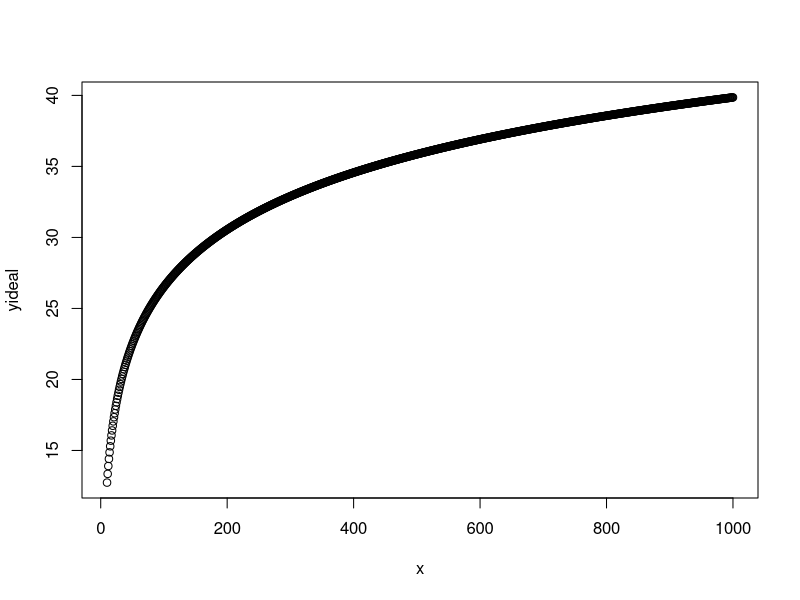
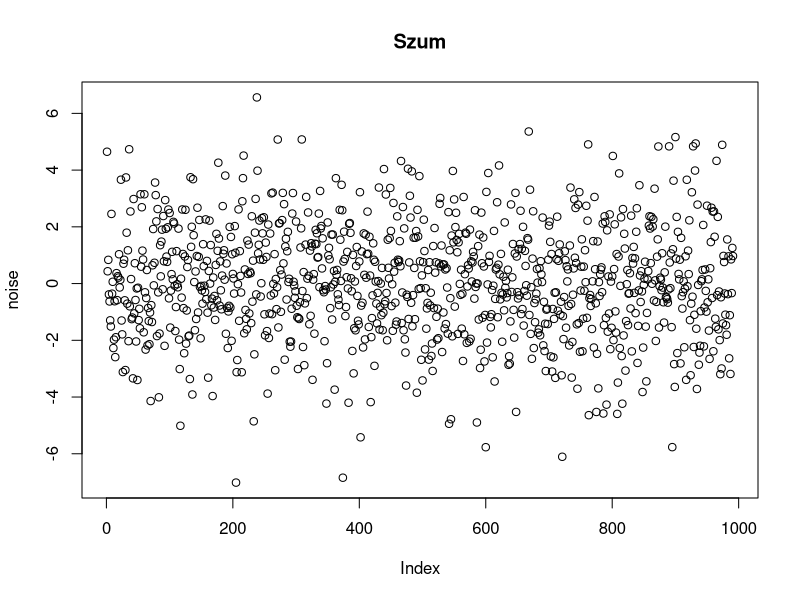
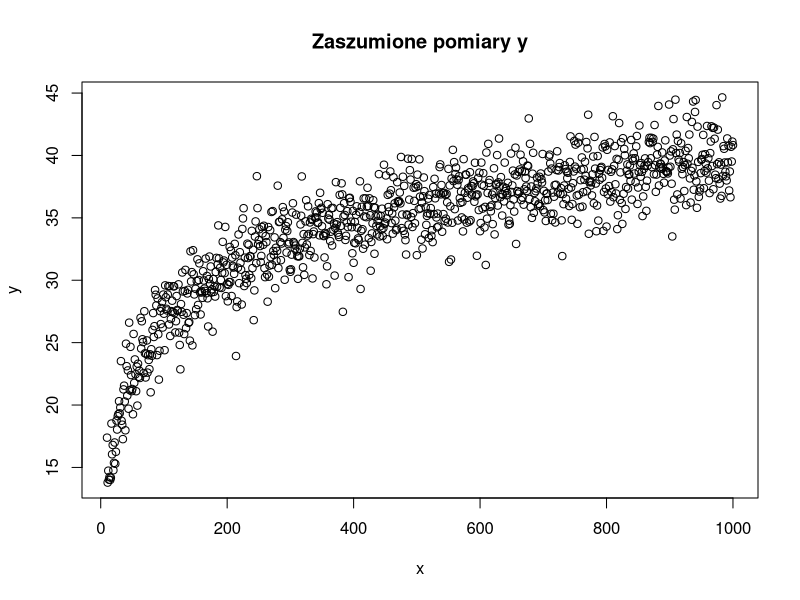
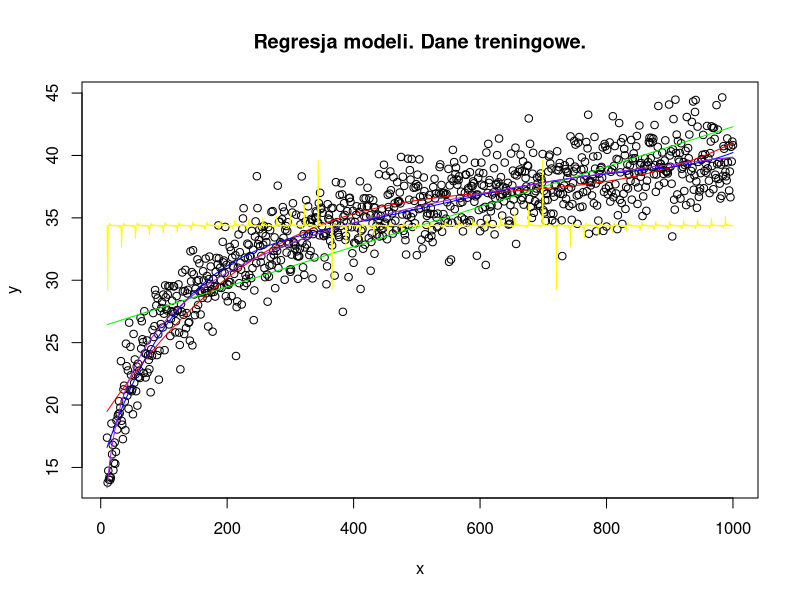
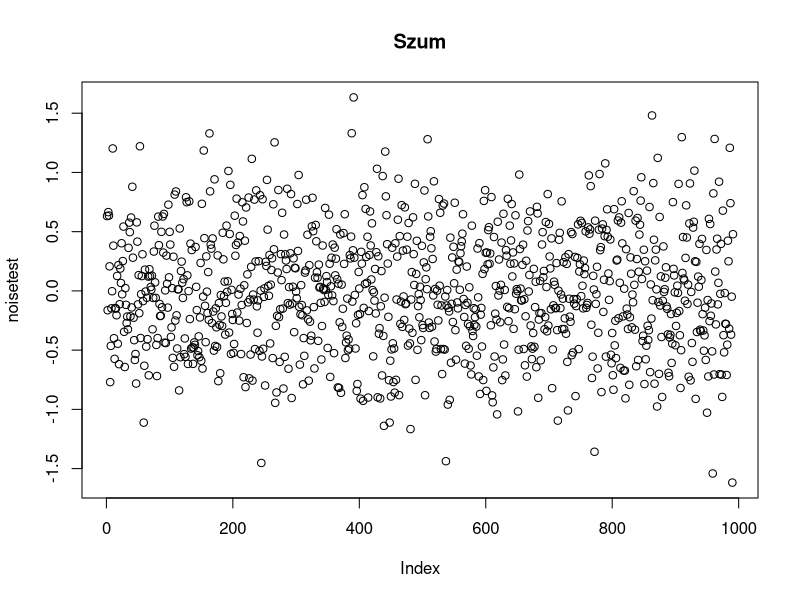
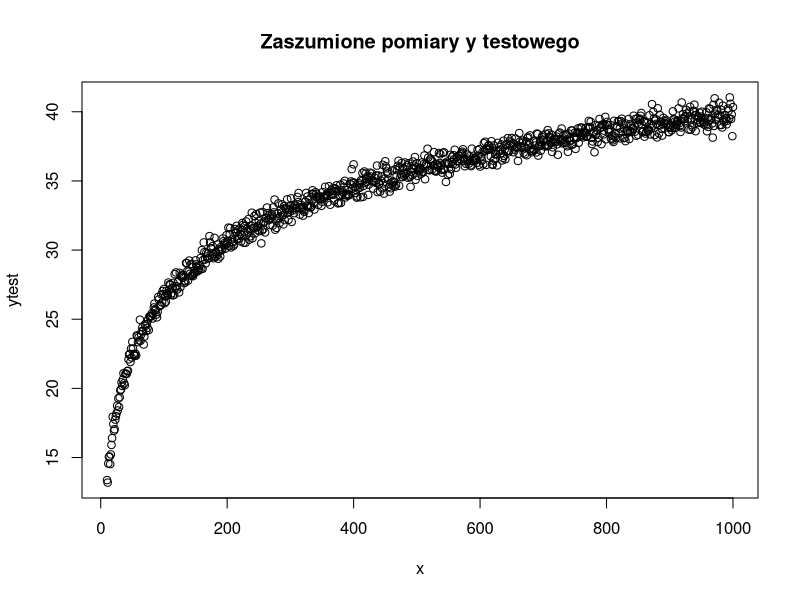
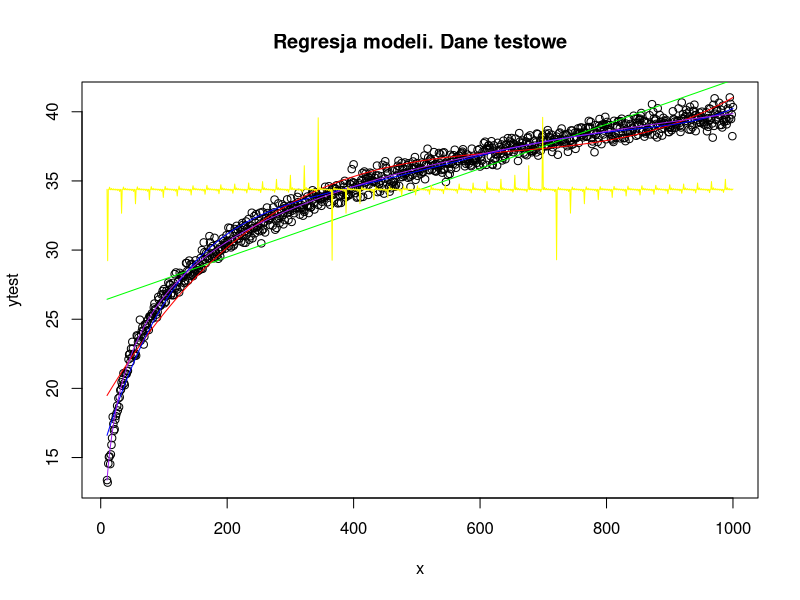
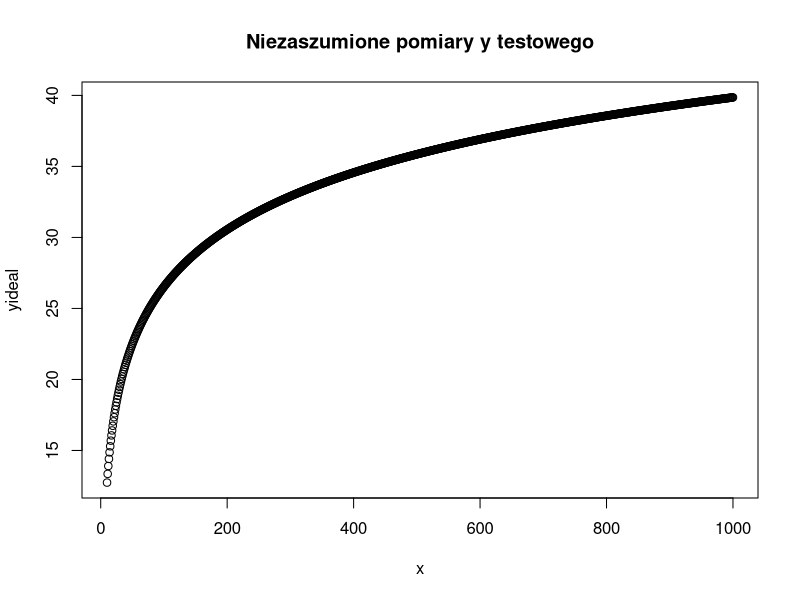

Recreate these plots in R, in order.
## ---- chunk 1
x = seq(10, 1000, 1)
yideal = log2(x^4 - 3*x^3 - x^2 - 7*x + 1)

plot(x, yideal)
## ---- chunk 2
set.seed(66) #poniższe generowanie losowe da zawsze ten sam wynik
noise = rnorm(n = length(yideal),
              mean = 0,
              sd = 2)
plot(noise, main = "Szum")
## ---- chunk 3
y = yideal + noise
plot(x, y, main = "Zaszumione pomiary y")
## ---- chunk 4
plot(x,
     y,
     xlab = "x",
     ylab = "y",
     main = "Regresja modeli. Dane treningowe.")

model1 = lm(formula = y ~ x)
points(
  x = x,
  y = predict(model1, data.frame(x)),
  type = "l",
  col = "green"
)

model2 = lm(formula = y ~ I(x^3) + I(x^2) + x)
points(
  x = x,
  y = predict(model2, data.frame(x)),
  type = "l",
  col = "red"
)

model3 = lm(formula = y ~ I(x^5) + I(x^4) + I(x^3) + I(x^2) + x)
points(
  x = x,
  y = predict(model3, data.frame(x)),
  type = "l",
  col = "blue"
)

model4 = lm(formula = y ~ log(x))
points(
  x = x,
  y = predict(model4, data.frame(x)),
  type = "l",
  col = "purple"
)

model5 = lm(formula = y ~ tan(x))
points(
  x = x,
  y = predict(model5, data.frame(x)),
  type = "l",
  col = "yellow"
)

## ---- chunk 5
error = y - predict(model1, data.frame(x)) 
modelError1 = mean(error ^ 2) #błąd średniokwadratowy

error2 = y - predict(model2, data.frame(x)) 
modelError2 = mean(error2 ^ 2) #błąd średniokwadratowy

error3 = y - predict(model3, data.frame(x))
modelError3 = mean(error3 ^ 2) #błąd średniokwadratowy

error4 = y - predict(model4, data.frame(x)) 
modelError4 = mean(error4 ^ 2) #błąd średniokwadratowy

error5 = y - predict(model5, data.frame(x)) 
modelError5 = mean(error5 ^ 2) #błąd średniokwadratowy

writeLines(sprintf(
  "Kolejne modele uzyskiwały następujące błędy treningowe: 
  liniowy: %.2f
  wielomianowy 3 stopnia: %.2f
  wielomianowy 5 stopnia: %.2f
  logarytmiczny: %.2f
  tangens: %.2f",
  modelError1,
  modelError2,
  modelError3,
  modelError4,
  modelError5
))
## ---- chunk 6
set.seed(0) #poniższe generowanie losowe da zawsze ten sam wynik
noisetest = rnorm(n = length(yideal),
                  mean = 0,
                  sd = 0.5)
plot(noisetest, main = "Szum")
ytest = yideal + noisetest
plot(x, ytest, main = "Zaszumione pomiary y testowego")
## ---- chunk 7
error = ytest - predict(model1, data.frame(x))
modelError1 = mean(error ^ 2) #błąd średniokwadratowy

error2 = ytest - predict(model2, data.frame(x)) 
modelError2 = mean(error2 ^ 2) #błąd średniokwadratowy

error3 = ytest - predict(model3, data.frame(x))
modelError3 = mean(error3 ^ 2) #błąd średniokwadratowy

error4 = ytest - predict(model4, data.frame(x)) 
modelError4 = mean(error4 ^ 2) #błąd średniokwadratowy

error5 = ytest - predict(model5, data.frame(x)) 
modelError5 = mean(error5 ^ 2) #błąd średniokwadratowy

plot(x,
     ytest,
     xlab = "x",
     ylab = "ytest",
     main = "Regresja modeli. Dane testowe")
points(
  x = x,
  y = predict(model1, data.frame(x)),
  type = "l",
  col = "green"
)
points(
  x = x,
  y = predict(model2, data.frame(x)),
  type = "l",
  col = "red"
)
points(
  x = x,
  y = predict(model3, data.frame(x)),
  type = "l",
  col = "blue"
)
points(
  x = x,
  y = predict(model4, data.frame(x)),
  type = "l",
  col = "purple"
)
points(
  x = x,
  y = predict(model5, data.frame(x)),
  type = "l",
  col = "yellow"
)

writeLines(sprintf(
  "Kolejne modele uzyskiwały następujące błędy testowe: 
  liniowy: %.2f
  wielomianowy 3 stopnia: %.2f
  wielomianowy 5 stopnia: %.2f
  logarytmiczny: %.2f
  tangens: %.2f",
  modelError1,
  modelError2,
  modelError3,
  modelError4,
  modelError5
))
## ---- chunk 8

plot(x, yideal, main = "Niezaszumione pomiary y testowego")

## ---- chunk 9
error = yideal - predict(model1, data.frame(x)) 
modelError1 = mean(error ^ 2) #błąd średniokwadratowy

error2 = (yideal - predict(model2, data.frame(x)))
modelError2 = mean(error2 ^ 2) #błąd średniokwadratowy

error3 = (yideal - predict(model3, data.frame(x)))
modelError3 = mean(error3 ^ 2) #błąd średniokwadratowy

error4 = (yideal - predict(model4, data.frame(x)))
modelError4 = mean(error4 ^ 2) #błąd średniokwadratowy

error5 = (yideal - predict(model5, data.frame(x)))
modelError5 = mean(error5 ^ 2) #błąd średniokwadratowy

plot(x,
     yideal,
     xlab = "x",
     ylab = "yideal",
     main = "Regresja modeli. Dane niezaszumione")
points(
  x = x,
  y = predict(model1, data.frame(x)),
  type = "l",
  col = "green"
)
points(
  x = x,
  y = predict(model2, data.frame(x)),
  type = "l",
  col = "red"
)
points(
  x = x,
  y = predict(model3, data.frame(x)),
  type = "l",
  col = "blue"
)
points(
  x = x,
  y = predict(model4, data.frame(x)),
  type = "l",
  col = "purple"
)
points(
  x = x,
  y = predict(model5, data.frame(x)),
  type = "l",
  col = "yellow"
)

writeLines(sprintf(
  "Kolejne modele uzyskiwały następujące błędy testowe: 
  liniowy: %.2f
  wielomianowy 3 stopnia: %.2f
  wielomianowy 5 stopnia: %.2f
  logarytmiczny: %.2f
  tangens: %.2f",
  modelError1,
  modelError2,
  modelError3,
  modelError4,
  modelError5
))
## ---- chunk 10
library(mlbench)
data(Sonar) #wczytanie zbioru danych do środowiska. Dokumentację wywołać można poleceniem ?Sonar
summary(Sonar) #proste podsumowanie danych, przedziały kwartylowe

## ---- chunk 11
boxplot(Sonar, main = "Charakterystyka wartości cech w zbiorze danych Sonar",ylim = c(0, 2))

boxplot(Sonar[Sonar$Class == "R", ], main = "Charakterystyka wartości cech dla klasy R w zbiorze danych Sonar", ylim = c(0, 2))

boxplot(Sonar[Sonar$Class == "M", ], main = "Charakterystyka wartości cech dla klasy M w zbiorze danych Sonar", ylim = c(0, 2))

#między klasami występują nieznaczne różnice w wartościach cech, które powinien wykorzystać klasyfikator
## ---- chunk 12
plot(Sonar$Class, Sonar$V9)
plot(Sonar$V9, Sonar$Class)

r = Sonar$V9[Sonar$Class == "R"]
m = Sonar$V9[Sonar$Class == "M"]

hist(r)
hist(m)

## ---- chunk 13
#wyznaczone statystyki wartości, do użycia w modelu gęstości prawdopodobieństwa
mr = mean(r)
sdr = sd(r)
mm = mean(m)
sdm = sd(m)
sprintf(
  "Średnia i odchylenie dla klasy %s równe są: mean %0.4f sd %0.4f",
  c("R", "M"),
  c(mr, mm),
  c(sdr, sdm)
)
## ---- chunk 14
x = seq(0, 0.8, length = 200)
mteoret = dnorm(x, mean = mm, sd = sdm)
rteoret = dnorm(x, mean = mr, sd = sdr)
plot(
  x,
  rteoret,
  ylab = "Funkcja gęstości prawdopodobieństwa dla x",
  xlab = "Wartość cechy V9",
  main = "Gęstość prawdopodobieństwa dla klasy R-czarne, M-czerwone",
  type = "l",
  col = "black"
)
points(x, mteoret, type = "l", col = "red")

## ---- chunk 15
plot(
  x,
  rteoret,
  ylab = "Prawdopodobieństwo",
  xlab = "Wartość cechy V9",
  main = "Prawdopodobieństwo dla klasy R-czarne, M-czerwone",
  type = "l",
  col = "black"
)
points(x, mteoret, type = "l", col = "red")

prog = 0.14

points(c(prog, prog), c(0, max(rteoret, mteoret)), col = "black", type = "l")
points(x[x > prog], rteoret[x > prog], pch = 4, col = "black")
points(x[x <= prog], mteoret[x <= prog], pch = 4, col = "red")

#(linia pionowa - próg decyzyjny, krzyżyki - błędy)

## ---- chunk 16
prog = 0.14
liczbaR = sum(Sonar$Class == "R") 
liczbaM = sum(Sonar$Class == "M")

R.T = sum(Sonar$V9[Sonar$Class == "R"] < prog)
R.TPR = R.T / liczbaR #true positive rate

M.T = sum(Sonar$V9[Sonar$Class == "M"] >= prog)
M.TPR = M.T / liczbaM #true positive rate

sprintf(
  "Dla progu decyzyjnego V9 = %0.2f true positive rate dla klasy %s wynosi %0.2f",
  c(prog),
  c("R", "M"),
  c(R.TPR, M.TPR)
)

R.F = sum(Sonar$V9[Sonar$Class == "R"] >= prog) #czarne krzyżyki
R.FNR = R.F / liczbaR #false negative rate

M.F = sum(Sonar$V9[Sonar$Class == "M"] < prog) #czerwone krzyżyki
M.FNR = M.F / liczbaM #false negative rate

sprintf(
  "Dla progu decyzyjnego V9 = %0.2f false negative rate dla klasy %s wynosi %0.2f",
  c(prog),
  c("R", "M"),
  c(R.FNR, M.FNR)
)

R.FPR = M.F / liczbaM #false positive rate
M.FPR = R.F / liczbaR #false positive rate
sprintf(
  "Dla progu decyzyjnego V9 = %0.2f false positive rate dla klasy %s wynosi %0.2f",
  c(prog),
  c("R", "M"),
  c(R.FPR, M.FPR)
)

R.TNR = M.T / liczbaM #true negative rate
M.TNR = R.T / liczbaR #true negative rate
sprintf(
  "Dla progu decyzyjnego V9 = %0.2f true negative rate dla klasy %s wynosi %0.2f",
  c(prog),
  c("R", "M"),
  c(R.TNR, M.TNR)
)
## ---- chunk 17
Accuracy = (R.TPR + R.TNR) / (R.TPR + R.TNR + R.FPR + R.FNR)
R.Precision = R.TPR / (R.TPR + R.FPR)
M.Precision = M.TPR / (M.TPR + M.FPR)
AVG.Precision = (R.Precision + M.Precision) / 2
R.Recall = R.TPR / (R.TPR + R.FNR)
M.Recall = M.TPR / (M.TPR + M.FNR)
AVG.Recall = (R.Recall + M.Recall) / 2
R.Specificity = R.TNR / (R.TNR + R.FPR)
M.Specificity = M.TNR / (M.TNR + M.FPR)
AVG.Specificity = (R.Specificity + M.Specificity) / 2
F1 = 2 * (AVG.Precision * AVG.Recall) / (AVG.Precision + AVG.Recall)
sprintf(
  "Dla progu decyzyjnego V9 = %0.2f dokładność (accuracy) klasyfiaktora wynosi %0.2f",
  c(prog),
  c(Accuracy)
)
sprintf(
  "Dla progu decyzyjnego V9 = %0.2f precyzja (precision) dla klasy %s wynosi %0.2f",
  c(prog),
  c("R", "M"),
  c(R.Precision, M.Precision)
)
sprintf(
  "Dla progu decyzyjnego V9 = %0.2f średnia precyzja (precision) wynosi %0.2f",
  c(prog),
  c(AVG.Precision)
)
sprintf(
  "Dla progu decyzyjnego V9 = %0.2f czułość (recall) dla klasy %s wynosi %0.2f",
  c(prog),
  c("R", "M"),
  c(R.Recall, M.Recall)
)
sprintf(
  "Dla progu decyzyjnego V9 = %0.2f średnia czułość (recall) wynosi %0.2f",
  c(prog),
  c(AVG.Recall)
)
sprintf(
  "Dla progu decyzyjnego V9 = %0.2f swoistość (specificity) dla klasy %s wynosi %0.2f",
  c(prog),
  c("R", "M"),
  c(R.Specificity, M.Specificity)
)
sprintf(
  "Dla progu decyzyjnego V9 = %0.2f średnia swoistość (specificity) wynosi %0.2f",
  c(prog),
  c(AVG.Specificity)
)
sprintf(
  "Dla progu decyzyjnego V9 = %0.2f uśredniona wartość metryki F1 dla klasyfikatora wynosi %0.2f",
  c(prog),
  c(F1)
)
